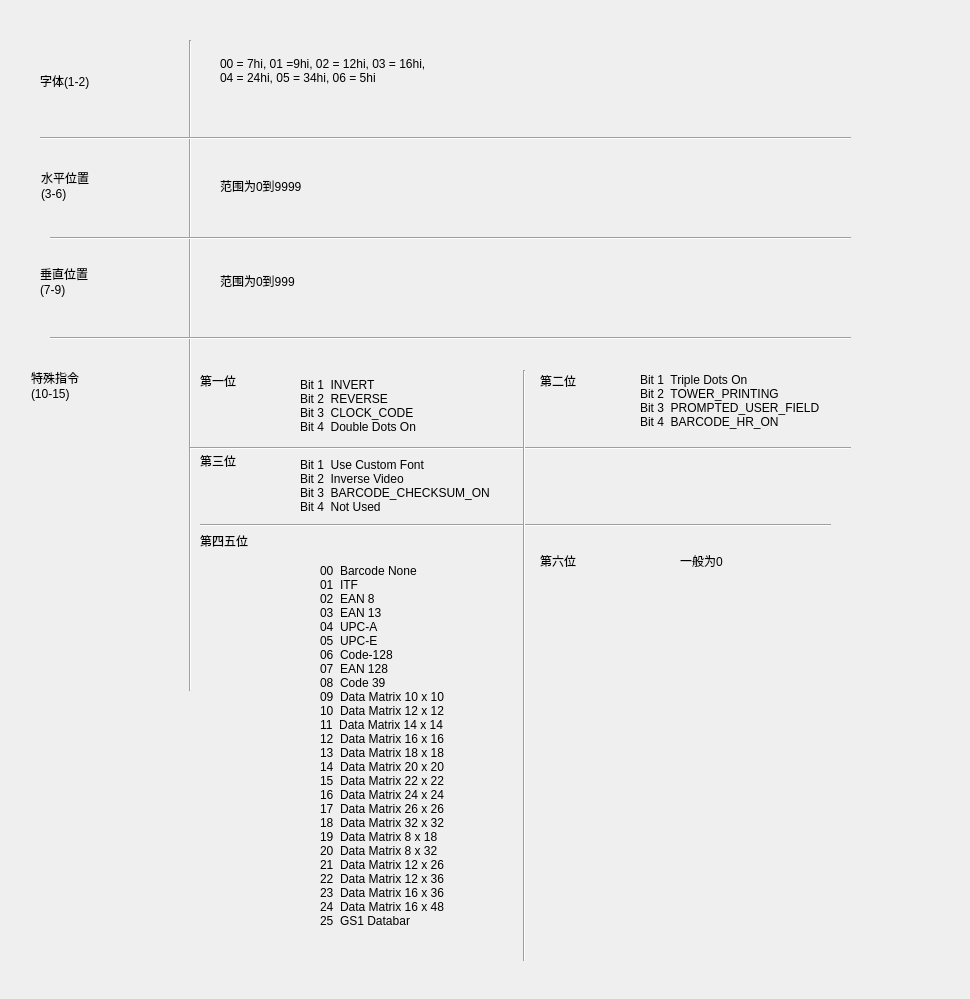
<?xml version="1.0" encoding="UTF-8"?>
<ui version="4.0">
 <class>Help</class>
 <widget class="QDialog" name="Help">
  <property name="geometry">
   <rect>
    <x>0</x>
    <y>0</y>
    <width>970</width>
    <height>999</height>
   </rect>
  </property>
  <property name="cursor">
   <cursorShape>ArrowCursor</cursorShape>
  </property>
  <property name="windowTitle">
   <string>Help</string>
  </property>
  <property name="styleSheet">
   <string notr="true">font: 16pt &quot;宋体&quot;;</string>
  </property>
  <widget class="QLabel" name="label">
   <property name="geometry">
    <rect>
     <x>40</x>
     <y>60</y>
     <width>131</width>
     <height>41</height>
    </rect>
   </property>
   <property name="text">
    <string>字体(1-2)</string>
   </property>
  </widget>
  <widget class="QLabel" name="label_2">
   <property name="geometry">
    <rect>
     <x>220</x>
     <y>10</y>
     <width>681</width>
     <height>121</height>
    </rect>
   </property>
   <property name="text">
    <string>00 = 7hi, 01 =9hi, 02 = 12hi, 03 = 16hi, 
04 = 24hi, 05 = 34hi, 06 = 5hi</string>
   </property>
  </widget>
  <widget class="Line" name="line">
   <property name="geometry">
    <rect>
     <x>180</x>
     <y>40</y>
     <width>20</width>
     <height>651</height>
    </rect>
   </property>
   <property name="orientation">
    <enum>Qt::Vertical</enum>
   </property>
  </widget>
  <widget class="Line" name="line_2">
   <property name="geometry">
    <rect>
     <x>40</x>
     <y>130</y>
     <width>811</width>
     <height>16</height>
    </rect>
   </property>
   <property name="orientation">
    <enum>Qt::Horizontal</enum>
   </property>
  </widget>
  <widget class="QLabel" name="label_3">
   <property name="geometry">
    <rect>
     <x>41</x>
     <y>154</y>
     <width>131</width>
     <height>61</height>
    </rect>
   </property>
   <property name="text">
    <string>水平位置
(3-6)</string>
   </property>
  </widget>
  <widget class="Line" name="line_3">
   <property name="geometry">
    <rect>
     <x>50</x>
     <y>230</y>
     <width>801</width>
     <height>16</height>
    </rect>
   </property>
   <property name="orientation">
    <enum>Qt::Horizontal</enum>
   </property>
  </widget>
  <widget class="QLabel" name="label_4">
   <property name="geometry">
    <rect>
     <x>220</x>
     <y>160</y>
     <width>581</width>
     <height>51</height>
    </rect>
   </property>
   <property name="text">
    <string>范围为0到9999</string>
   </property>
  </widget>
  <widget class="QLabel" name="label_5">
   <property name="geometry">
    <rect>
     <x>40</x>
     <y>250</y>
     <width>121</width>
     <height>61</height>
    </rect>
   </property>
   <property name="text">
    <string>垂直位置
(7-9)</string>
   </property>
  </widget>
  <widget class="Line" name="line_4">
   <property name="geometry">
    <rect>
     <x>50</x>
     <y>330</y>
     <width>801</width>
     <height>16</height>
    </rect>
   </property>
   <property name="orientation">
    <enum>Qt::Horizontal</enum>
   </property>
  </widget>
  <widget class="QLabel" name="label_6">
   <property name="geometry">
    <rect>
     <x>220</x>
     <y>250</y>
     <width>571</width>
     <height>61</height>
    </rect>
   </property>
   <property name="text">
    <string>范围为0到999</string>
   </property>
  </widget>
  <widget class="QLabel" name="label_7">
   <property name="geometry">
    <rect>
     <x>31</x>
     <y>354</y>
     <width>131</width>
     <height>61</height>
    </rect>
   </property>
   <property name="text">
    <string>特殊指令
(10-15)</string>
   </property>
  </widget>
  <widget class="QLabel" name="label_8">
   <property name="geometry">
    <rect>
     <x>200</x>
     <y>360</y>
     <width>81</width>
     <height>41</height>
    </rect>
   </property>
   <property name="text">
    <string>第一位</string>
   </property>
  </widget>
  <widget class="QLabel" name="label_9">
   <property name="geometry">
    <rect>
     <x>300</x>
     <y>360</y>
     <width>171</width>
     <height>91</height>
    </rect>
   </property>
   <property name="styleSheet">
    <string notr="true">font: 9pt &quot;宋体&quot;;</string>
   </property>
   <property name="text">
    <string>Bit 1  INVERT
Bit 2  REVERSE
Bit 3  CLOCK_CODE
Bit 4  Double Dots On</string>
   </property>
  </widget>
  <widget class="QLabel" name="label_10">
   <property name="geometry">
    <rect>
     <x>540</x>
     <y>360</y>
     <width>81</width>
     <height>41</height>
    </rect>
   </property>
   <property name="text">
    <string>第二位</string>
   </property>
  </widget>
  <widget class="QLabel" name="label_11">
   <property name="geometry">
    <rect>
     <x>640</x>
     <y>350</y>
     <width>231</width>
     <height>101</height>
    </rect>
   </property>
   <property name="styleSheet">
    <string notr="true">font: 9pt &quot;宋体&quot;;</string>
   </property>
   <property name="text">
    <string>Bit 1  Triple Dots On
Bit 2  TOWER_PRINTING
Bit 3  PROMPTED_USER_FIELD
Bit 4  BARCODE_HR_ON</string>
   </property>
  </widget>
  <widget class="QLabel" name="label_12">
   <property name="geometry">
    <rect>
     <x>200</x>
     <y>440</y>
     <width>81</width>
     <height>41</height>
    </rect>
   </property>
   <property name="text">
    <string>第三位</string>
   </property>
  </widget>
  <widget class="QLabel" name="label_13">
   <property name="geometry">
    <rect>
     <x>300</x>
     <y>440</y>
     <width>221</width>
     <height>91</height>
    </rect>
   </property>
   <property name="styleSheet">
    <string notr="true">font: 9pt &quot;宋体&quot;;</string>
   </property>
   <property name="text">
    <string>Bit 1  Use Custom Font
Bit 2  Inverse Video
Bit 3  BARCODE_CHECKSUM_ON
Bit 4  Not Used</string>
   </property>
  </widget>
  <widget class="QLabel" name="label_14">
   <property name="geometry">
    <rect>
     <x>200</x>
     <y>520</y>
     <width>111</width>
     <height>41</height>
    </rect>
   </property>
   <property name="text">
    <string>第四五位</string>
   </property>
  </widget>
  <widget class="QLabel" name="label_15">
   <property name="geometry">
    <rect>
     <x>320</x>
     <y>520</y>
     <width>201</width>
     <height>451</height>
    </rect>
   </property>
   <property name="styleSheet">
    <string notr="true">font: 9pt &quot;宋体&quot;;</string>
   </property>
   <property name="text">
    <string>00  Barcode None
01  ITF
02  EAN 8
03  EAN 13
04  UPC-A
05  UPC-E
06  Code-128
07  EAN 128
08  Code 39
09  Data Matrix 10 x 10
10  Data Matrix 12 x 12
11  Data Matrix 14 x 14
12  Data Matrix 16 x 16
13  Data Matrix 18 x 18
14  Data Matrix 20 x 20
15  Data Matrix 22 x 22
16  Data Matrix 24 x 24
17  Data Matrix 26 x 26
18  Data Matrix 32 x 32
19  Data Matrix 8 x 18
20  Data Matrix 8 x 32
21  Data Matrix 12 x 26
22  Data Matrix 12 x 36
23  Data Matrix 16 x 36
24  Data Matrix 16 x 48
25  GS1 Databar</string>
   </property>
  </widget>
  <widget class="Line" name="line_5">
   <property name="geometry">
    <rect>
     <x>190</x>
     <y>440</y>
     <width>661</width>
     <height>16</height>
    </rect>
   </property>
   <property name="orientation">
    <enum>Qt::Horizontal</enum>
   </property>
  </widget>
  <widget class="Line" name="line_6">
   <property name="geometry">
    <rect>
     <x>200</x>
     <y>515</y>
     <width>631</width>
     <height>21</height>
    </rect>
   </property>
   <property name="orientation">
    <enum>Qt::Horizontal</enum>
   </property>
  </widget>
  <widget class="Line" name="line_7">
   <property name="geometry">
    <rect>
     <x>509</x>
     <y>370</y>
     <width>31</width>
     <height>591</height>
    </rect>
   </property>
   <property name="orientation">
    <enum>Qt::Vertical</enum>
   </property>
  </widget>
  <widget class="QLabel" name="label_16">
   <property name="geometry">
    <rect>
     <x>540</x>
     <y>540</y>
     <width>91</width>
     <height>41</height>
    </rect>
   </property>
   <property name="text">
    <string>第六位</string>
   </property>
  </widget>
  <widget class="QLabel" name="label_17">
   <property name="geometry">
    <rect>
     <x>680</x>
     <y>530</y>
     <width>211</width>
     <height>61</height>
    </rect>
   </property>
   <property name="text">
    <string>一般为0</string>
   </property>
  </widget>
 </widget>
 <layoutdefault spacing="6" margin="11"/>
 <resources/>
 <connections/>
</ui>
